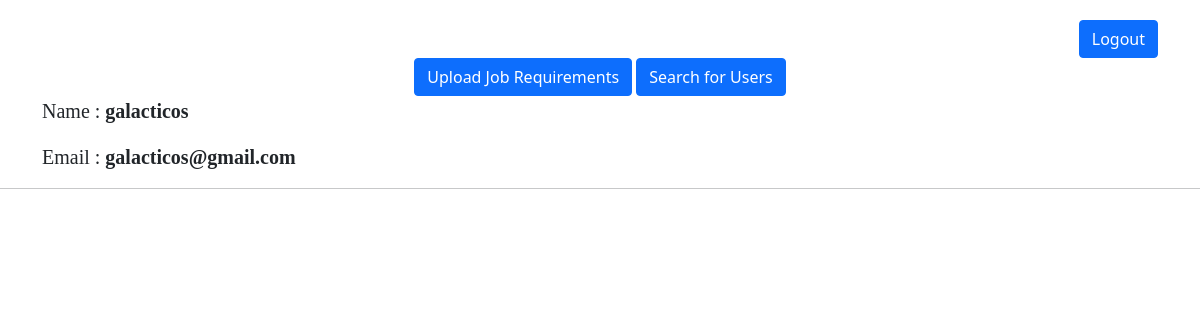
The app's page /companyprofile (signed in), older data.
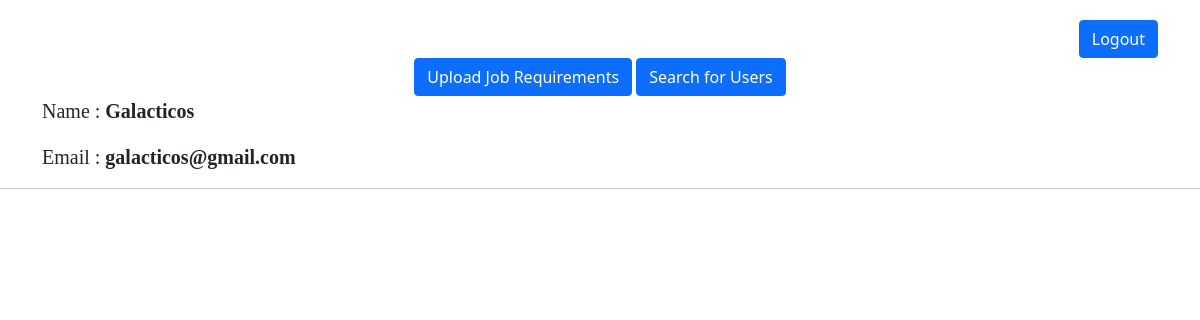
The same page, newer data.
### app.py (models this page shows)
class Company(db.Model):
    sno = db.Column(db.Integer, primary_key=True)
    name = db.Column(db.String(200), nullable=False)
    username = db.Column(db.String(200), unique=True)
    password = db.Column(db.String(200), nullable=False)
    jobTitle = db.Column(db.String(200), nullable=True)
    pdf = db.Column(db.String(200), nullable=True)

### app.py (the view)
@app.route("/companyprofile")
def companyprofile():
    if 'company' in session:
        username = session['company']
        user = Company.query.filter_by(username=username).first()
        return render_template('companyprofile.html', user=user)
    return redirect(url_for('companylogin'))

### templates/companyprofile.html (shortened to what this page needs)
<!DOCTYPE html>
<html lang="en">
<head>
	<link href="https://cdn.jsdelivr.net/npm/bootstrap@5.1.1/dist/css/bootstrap.min.css" rel="stylesheet"
 />
</head>
<body>
	<div class="container">
		<div style="text-align:right; padding-top: 20px">
			<a class="btn btn-primary" href="/logoutcompany">Logout</a>
		</div>
		<div class="text-center">
			<a class="btn btn-primary" href="/companyJobRequirement">Upload Job Requirements</a>
			<a class="btn btn-primary" href="/searchuser">Search for Users</a>
		</div>
		<p style="font-size: 20px; font-family: serif, georgia">
			Name : <b>{{user.name}}</b>
		</p>
		<p style="font-size: 20px; font-family: serif, georgia">
			Email : <b>{{user.username}}</b>
		</p>
	</div>
	<hr />
	<br /><br /><br />
</body>
</html>

Row changes from the older to the newer data that the page shows:
changed Company "galacticos@gmail.com": name "galacticos" → "Galacticos"
